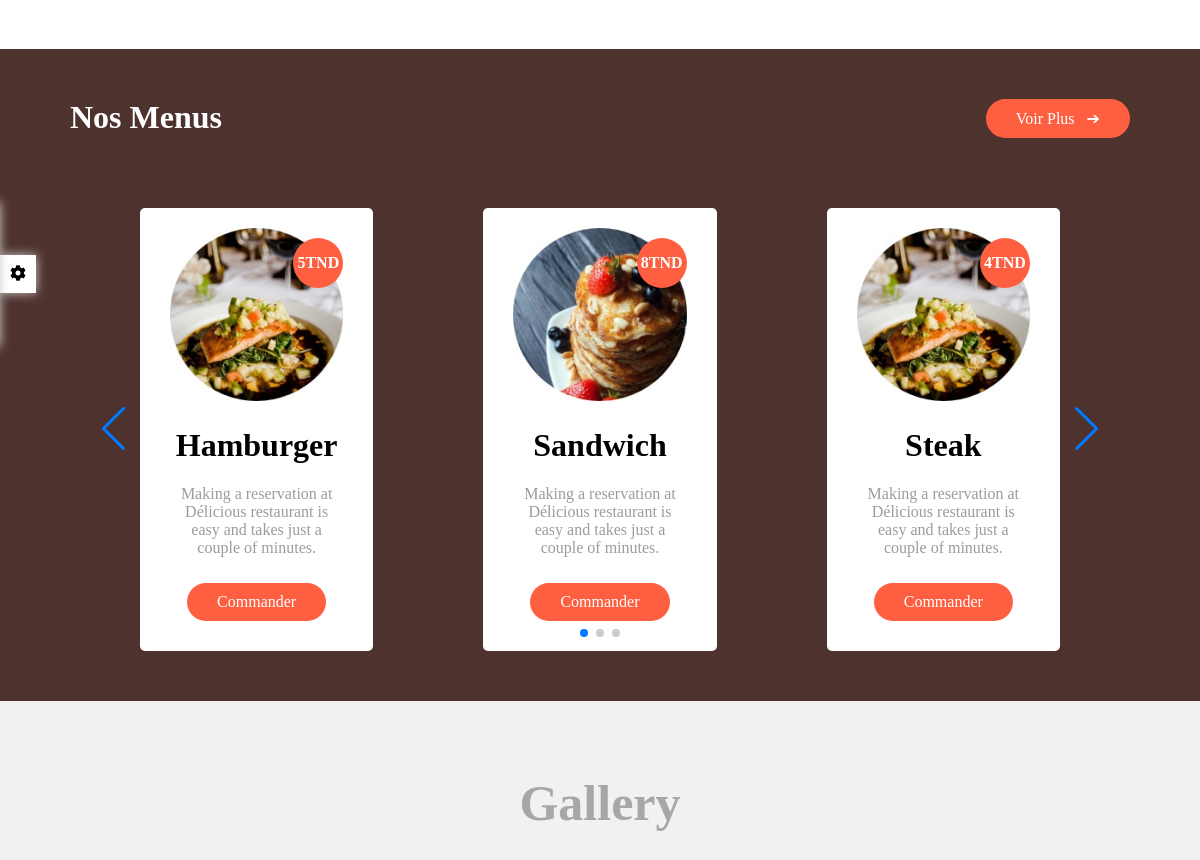
Before: / (middle part) with the older database file.
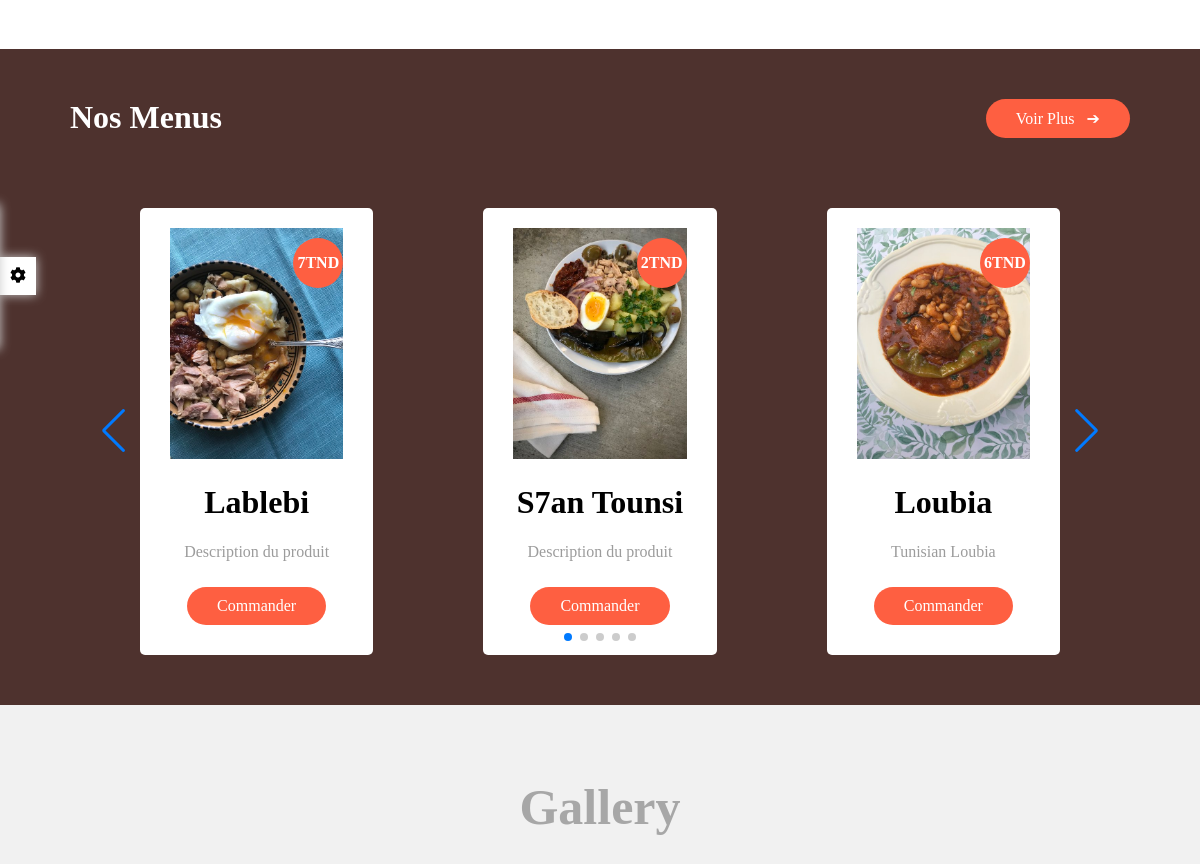
After: the same page with the newer database file.
### tables this page shows
CREATE TABLE `food` (
  `food_id` int(11) NOT NULL,
  `food_name` varchar(20) NOT NULL,
  `food_price` int(11) NOT NULL,
  `food_description` varchar(200) NOT NULL,
  `food_img` varchar(200) NOT NULL
);

### index.php (the view, shortened to what this page needs)
<?php
include "connect.php";
$req = mysqli_query($conn,"SELECT * FROM `food` limit 0, 5");
?>
<!DOCTYPE html>
<html lang="en">
<head>
	<link rel="stylesheet" href="https://cdnjs.cloudflare.com/ajax/libs/font-awesome/5.15.3/css/all.min.css">
	<link rel="stylesheet" href="css/style.css">
</head>
<body>
	<div class="control-box">
		<i class="fas fa-cog fa-spin"></i>
	</div>
	<div class="repas">
		<div class="head">
			<h1>Nos Menus</h1>
			<a href="menu.php">Voir Plus &nbsp; &#x2794;</a>
		</div>
		<div class="menu-container">
			<div class="swiper-container">
  				<div class="swiper-wrapper">
				<?php
				while($tab = mysqli_fetch_row($req))
				{
				?>
					<div class="swiper-slide">
						<div class='menu-item'>
							<img src='<?php echo $tab[4] ?>' alt=''>
							<span><?php echo $tab[2]?>TND</span>
							<h1><?php echo $tab[1] ?></h1>
							<p><?php echo $tab[3] ?></p>
							<a href="" id='commander' class="commande-btn"
								<?php if(isset($_SESSION["user"]))echo "data-login='true'"?>>
							Commander</a>
						</div>
					</div>
				<?php
				}
				?>
 				</div>
			    <div class="swiper-pagination"></div>
			    <div class="swiper-button-prev"></div>
			    <div class="swiper-button-next"></div>
			</div>
		</div>
	</div>
	<div class="gallery">
		<h1>Gallery</h1>
	</div>
</body>
</html>

Changed rows visible on the page:
removed food: food_price "5", food_name "Hamburger", food_description "Making a reservation at Délicious restaurant is easy and takes just a couple of minutes."
removed food: shows a picture, food_price "8", food_name "Sandwich", food_description "Making a reservation at Délicious restaurant is easy and takes just a couple of minutes."
removed food: food_price "4", food_name "Steak", food_description "Making a reservation at Délicious restaurant is easy and takes just a couple of minutes."
added food: food_img (picture), food_price "7", food_name "Lablebi", food_description "Description du produit"
added food: food_img (picture), food_price "2", food_name "S7an Tounsi", food_description "Description du produit"
added food: food_img (picture), food_price "6", food_name "Loubia", food_description "Tunisian Loubia"
